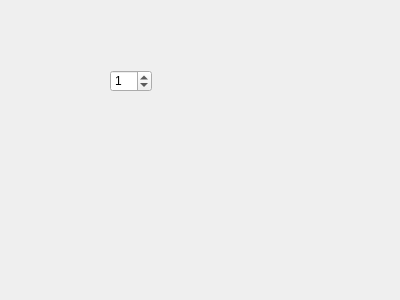
<?xml version="1.0" encoding="UTF-8"?>
<ui version="4.0">
 <class>Form</class>
 <widget class="QWidget" name="Form">
  <property name="geometry">
   <rect>
    <x>0</x>
    <y>0</y>
    <width>400</width>
    <height>300</height>
   </rect>
  </property>
  <property name="windowTitle">
   <string>Form</string>
  </property>
  <widget class="QSpinBox" name="spinBox">
   <property name="geometry">
    <rect>
     <x>110</x>
     <y>70</y>
     <width>42</width>
     <height>22</height>
    </rect>
   </property>
   <property name="maximum">
    <number>100</number>
   </property>
   <property name="singleStep">
    <number>2</number>
   </property>
   <property name="value">
    <number>1</number>
   </property>
  </widget>
 </widget>
 <resources/>
 <connections/>
</ui>
